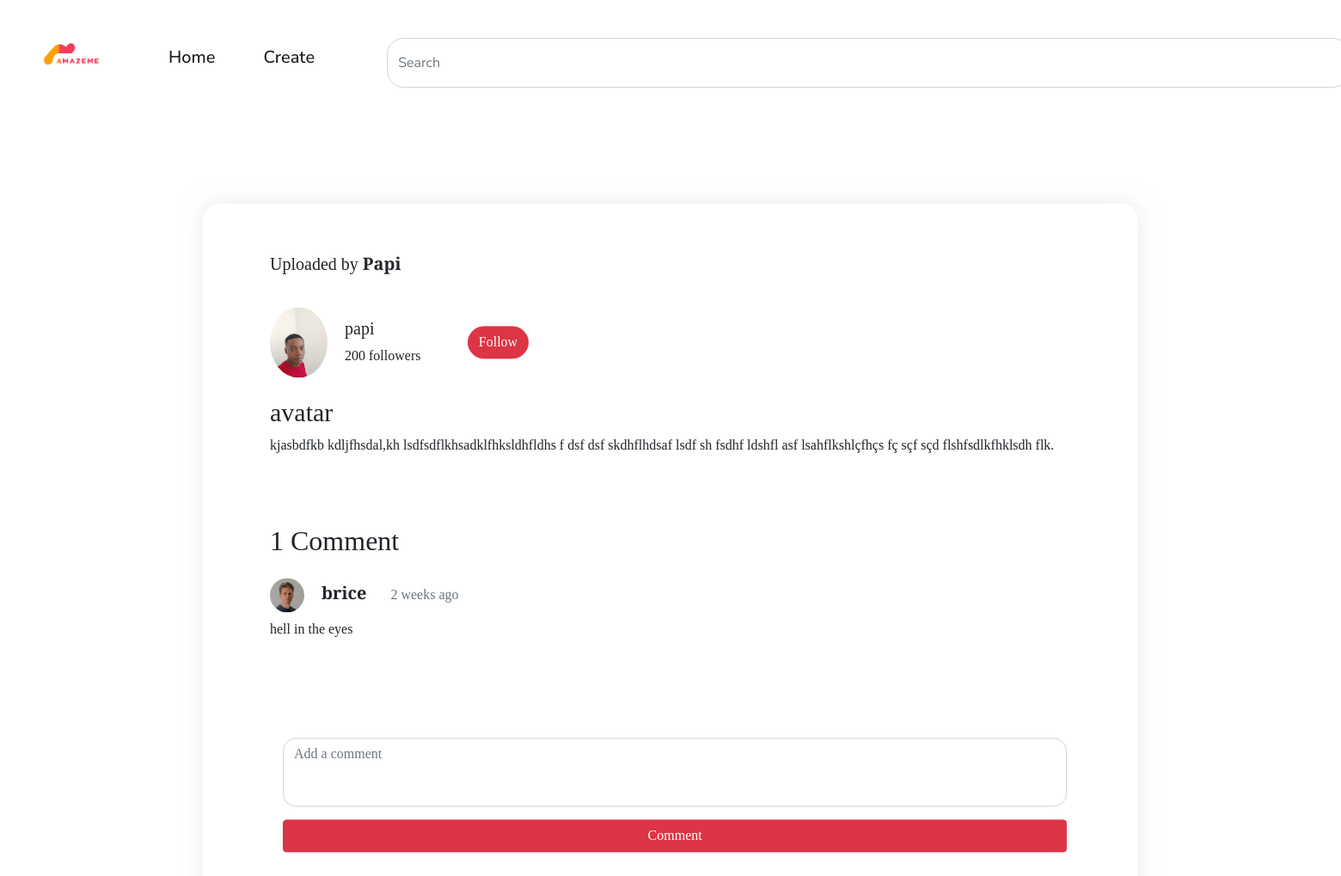
Screenshot of /post_view/avatar with the database file from the repository.
### app/models.py (models this page shows, shortened)
class Post(models.Model):
    image = models.ImageField(upload_to='images', null=False, blank=False)
    title = models.CharField(max_length=120, null=True, blank=True)
    description = models.TextField()
    author = models.ForeignKey(User, on_delete=models.CASCADE, blank=True)
    slug = models.SlugField(max_length=120, unique=True)
    created = models.DateTimeField(auto_now_add=True, null=True, blank=True)
    updated = models.DateTimeField(auto_now=True, null=True, blank=True)
    picuser = models.ForeignKey(ProfileUser,on_delete=models.SET_NULL, related_name='profile', blank=True, null=True)
    class Meta:
        ordering = ('-created', '-updated',)

class ProfileUser(models.Model):
    image = models.ImageField(upload_to='images', blank=True, null=True)
    user = models.OneToOneField(User, on_delete=models.CASCADE, blank=True)
    description = models.TextField()

class Comment(models.Model):
    post =  models.ForeignKey(Post, on_delete=models.CASCADE)
    body = models.TextField(blank=True, null=True)
    updated = models.DateTimeField(auto_now=True)
    created = models.DateTimeField(auto_now_add=True)
    author = models.ForeignKey(User, on_delete=models.CASCADE, null=True, blank=True)
    pic = models.ForeignKey(ProfileUser,on_delete=models.SET_NULL, related_name='pic', blank=True, null=True)

### app/views.py (the view, shortened to what this page needs)
# urls.py: path('post_view/<slug:slug>', views.postView, name='post-view'),
def postView(request, slug):
    view = Post.objects.get(slug=slug)
    comments = view.comment_set.all()
    comment_count = comments.count()
    comment = CommentForm(data=request.GET)
    postnavs = Post.objects.all().order_by('-created')[0:3]
    context = {'view': view,
               'comment': comment,
               'comments': comments,
               'comment_count': comment_count,
               'postnavs': postnavs
               }
    return render(request, 'app/post_view.html', context)

### app/forms.py
class CommentForm(forms.ModelForm):
    class Meta:
        model = Comment
        fields = ('body',)
        labels = {'body': _("")}
    def __init__(self, *args, **kwargs):
        super().__init__(*args, **kwargs)
        self.fields['body'].widget.attrs['placeholder'] = 'Add a comment'
        self.fields['body'].widget.attrs['class'] = 'form-control'

### app/templates/app/post_view.html (shortened to what this page needs)
{% extends 'main.html' %}
{% load static %}
{% block content %}
<section class="container-fluids d-flex justify-content-center">
    <div class="post-view container-register">
       <div class="d-flex flex-column align-items-start" style="margin-left: 30px">
            <div class="mt-2 mb-3">
                <p class="fs-5" style="font-size:50px">Uploaded by
                    <span class="me-4 fw-bold">{{view.author | title}}</span>
                </p>
            </div>
            <div class="d-flex align-items-center">
                <img class="rounded-circle" src="{{view.picuser.image.url}}" alt="" style="width: 67px;margin-right: 20px;"/>
                <div class="d-flex flex-column mt-3">
                    <h3 class="fs-5">{{view.author}}</h3>
                    <p>200 followers</p>
                </div>
                <button class="btn btn-danger rounded-pill" style="margin-left: 3.4em;" type="submit">Follow</button>
            </div>
        <h2 style="font-size:30px;margin-top:20px">{{view.title}}</h2>
        <p class="text-start">{{view.description}}</p>
        <h2 class="" style="font-size:32px;margin-top:2em;">{{comment_count}} Comment{{comment_count | pluralize}}</h2>
        <div class="d-flex flex-column justify-content-start align-items-start mt-3 view-comment">
            {% for coment in comments %}
            <div class="d-flex align-items-center justify-content-start">
                <img class="rounded-circle" src="{{coment.pic.image.url}}" alt="" style="width:40px;margin-right:20px;"/>
                <h4 class="fs-5 fw-bold mt-1">{{coment.author}}<span class="fw-normal fs-6 mx-4 text-muted"> {{coment.created | timesince}} ago</span></h4>
            </div>
            <p class="mt-2 text-start">{{coment.body}}</p>
            {% empty %}
            <p style="font-size:1.4em;" class="">Write your first comment</p>
            {% endfor %}
        </div>
            <form method="POST" class="view-post">
                {{comment}}
                <button type="submit" class="btn btn-danger">Comment</button>
            </form>
       </div>
    </div>
</section>
{% endblock content %}

### auths/static/auths/style.css (style rules this page uses)
.container-fluids { position: relative; flex-wrap: wrap; height: 60em; }
.container-register { display: flex; flex-direction: column; position: absolute; top: 5%; transform: translate(0, 5%); font-family: 'PT Serif', serif; -webkit-box-shadow: 0px 0px 23px 1px rgba(219, 219, 219, 0.56); -moz-box-shadow: 0px 0px 23px 1px rgba(219, 219, 219, 0.56); box-shadow: 0px 0px 23px 1px rgba(219, 219, 219, 0.56); border-radius: 20px; width: 40em; height: 50em; padding: 3em; margin-bottom: 20rem; }
.container-register img { text-align: center; margin: 0 auto; width: 10em; }
.container-register h2 { font-weight: 500; font-size: 50px; display: flex; flex-direction: column; align-items: center; }
.container-register form { display: flex; flex-direction: column; margin: 15px; }
.container-register form button { margin-top: 15px; }
.container-register p { text-align: center; }
.container-register form textarea { margin-top: 5px; border-radius: 15px; display: block; width: 100%; padding: 0.375rem 0.75rem; font-size: 1rem; font-weight: 400; line-height: 1.5; color: #212529; background-color: #fff; background-clip: padding-box; border: 1px solid #ced4da; -webkit-appearance: none; -moz-appearance: none; appearance: none; transition: border-color .15s ease-in-out, box-shadow .15s ease-in-out; }
.post-view { display: flex; flex-direction: row; position: absolute; top: 5%; transform: translate(0, 5%); font-family: 'PT Serif', serif; -webkit-box-shadow: 0px 0px 23px 1px rgba(219, 219, 219, 0.56); -moz-box-shadow: 0px 0px 23px 1px rgba(219, 219, 219, 0.56); box-shadow: 0px 0px 23px 1px rgba(219, 219, 219, 0.56); border-radius: 20px; width: 68em; min-height: 53em !important; padding: 3em; margin-bottom: 20em !important; overflow: hidden !important; }
.view-post { width: 100%; color: red; }
.view-post textarea { resize: none; height: 5em !important; }
.view-comment { overflow-y: scroll; height: 35em !important; }

### rows the page displays
Post: author "Papi", picuser.image (picture), author "papi", title "avatar", description "kjasbdfkb kdljfhsdal,kh lsdfsdflkhsadklfhksldhfldhs f dsf dsf skdhflhdsaf lsdf sh fsdhf ldshfl asf lsahflkshlçfhçs fç sçf sçd flshfsdlkfhklsdh flk."
Comment: pic.image (picture), author "brice", created "2 weeks", body "hell in the eyes"

### other values shown
{{ comment_count }} "1"
